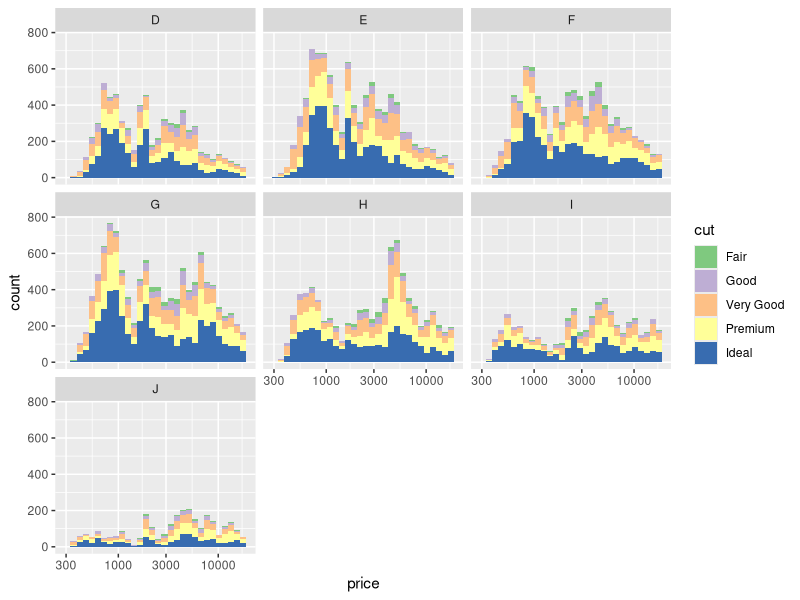
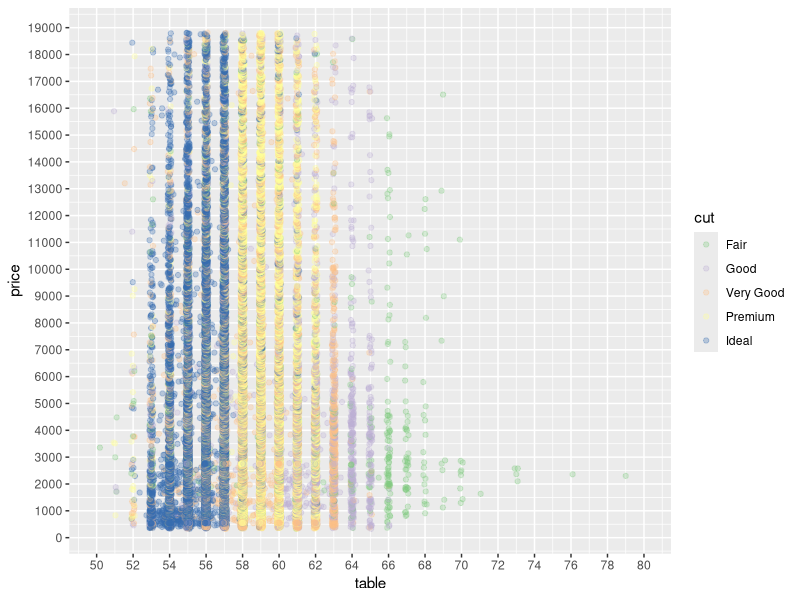
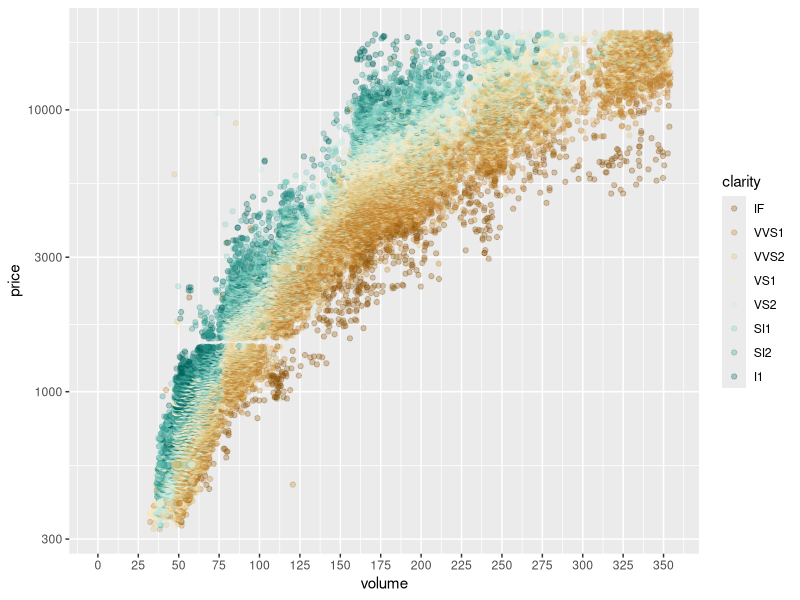

Recreate these plots in R, in order.
## ---- chunk 1
setwd("~/Documents/GitHub/udacity-dand/core-course-05-exploratory-data-analysis/lesson-08-problem-set-explore-many-variables")
## ---- chunk 2
library(ggplot2)

data(diamonds)
## ---- chunk 3
ggplot(diamonds, aes(x = price, fill = cut)) +
  geom_histogram(bins = 30) +
  facet_wrap(~color) +
  scale_x_log10() +
  scale_fill_brewer(type = 'qual')
## ---- chunk 4
ggplot(diamonds, aes(x = table, y = price)) +
  geom_point(aes(color = cut), position = position_jitter(width = .1), alpha = .3, na.rm = TRUE) +
  scale_x_continuous(limits = c(50, 80), breaks = seq(50, 80, 2)) +
  scale_y_continuous(breaks = seq(0, 20000, 1000)) +
  scale_color_brewer(type = 'qual')
## ---- chunk 5
diamonds <- transform(diamonds, volume = x * y * z)
levels(diamonds$clarity) <- rev(levels(diamonds$clarity))
volume_99_quantile <- quantile(diamonds$volume, .99)

ggplot(subset(diamonds, volume > 0), aes(x = volume, y = price)) +
  geom_point(aes(color = clarity), position = position_jitter(width = .1), alpha = .3, na.rm = TRUE) +
  scale_x_continuous(limits = c(0, volume_99_quantile), breaks = seq(0, volume_99_quantile, 25)) +
  scale_y_log10() +
  scale_color_brewer(type = 'div')
